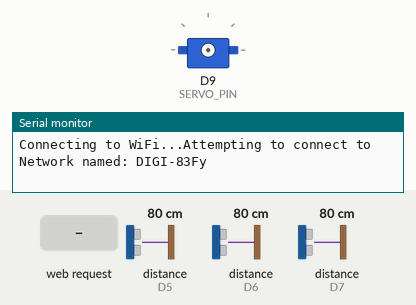
This sketch was run on a simulated Arduino Uno R4 WiFi. Shown: servo, the last lines printed to the serial monitor. Wiring (inferred from the names in the program): 3 × ultrasonic range finder: trigger D2, echo D5 / trigger D3, echo D6 / trigger D4, echo D7. Inputs (shaded band) come from the test bench; at power-on: distance to the obstacle (sensors on D5, D6, D7) 80 cm. The echo pulse lasts 58.3 µs per cm; WiFi joins after 1.5 s; servers stay silent unless stated; network time is answered at once with the bench clock; the local clock reads 2024-03-15 10:24:30 at power-on unless the sketch sets it.

Above: at 0.1 s.
At 11.87 s:
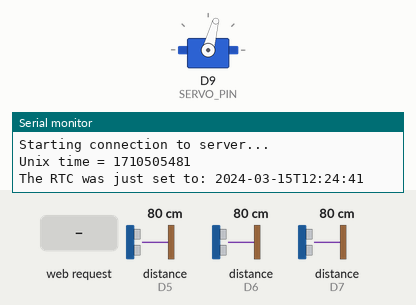
At 12.7 s:
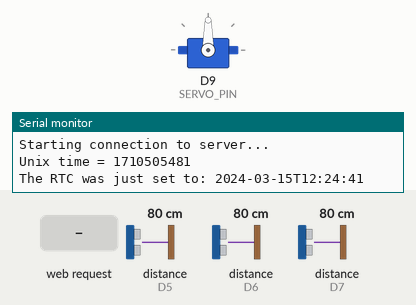
12.8 s: HTTP request GET /barrier received
14.4 s: HTTP request GET /park received
16.4 s: HTTP request GET /PUT received
Timing chart, 0 to 19.4 s (numbered marks = the images above; inputs shaded):
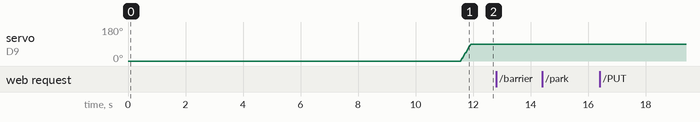

The sketch:

parking_monitor_arduino.ino
```cpp
#include <Servo.h>
#include "WiFiS3.h"
#include <ArduinoJson.h>
#include <NTPClient.h>
#include "RTC.h"


#define TRIG1 2
#define ECHO1 5
#define TRIG2 3
#define ECHO2 6
#define TRIG3 4
#define ECHO3 7

#define SERVO_PIN 9

WiFiServer server(80);
int status = WL_IDLE_STATUS;
WiFiUDP Udp;
NTPClient timeClient(Udp);

// replace these below based on wi-fi available
const char* ssid = "DIGI-83Fy";
const char* pass = "h8bE87J4";

Servo barrier;
int spotStatus[3] = {0, 0, 0};
RTCTime spotStatusTimeStart[3] = {0, 0, 0};
int barrierPosition = 0;
bool automateBarrier = true;
// ---------------------------------------------------------------------------
// ---------------------------SETUP-------------------------------------------


void connectToWiFi() {
  Serial.print("Connecting to WiFi...");
  if (WiFi.status() == WL_NO_MODULE) {
    Serial.println("Communication with WiFi module failed!");
    while (true);
  }

  String fv = WiFi.firmwareVersion();
  if (fv < WIFI_FIRMWARE_LATEST_VERSION) {
    Serial.println("Please upgrade the firmware");
  }

  while (status != WL_CONNECTED) {
    Serial.print("Attempting to connect to Network named: ");
    Serial.println(ssid);

    status = WiFi.begin(ssid, pass);
    delay(10000);
  }
  printWifiStatus();
}

void printWifiStatus() {
  Serial.print("SSID: ");
  Serial.println(WiFi.SSID());

  IPAddress ip = WiFi.localIP();
  Serial.print("IP Address: ");
  Serial.println(ip);

  long rssi = WiFi.RSSI();
  Serial.print("signal strength (RSSI):");
  Serial.print(rssi);
  Serial.println(" dBm");
  Serial.println(ip);
}

void connectToTimeServer() {
  RTC.begin();
  Serial.println("\nStarting connection to server...");
  timeClient.begin();
  timeClient.update();

  auto timeZoneOffsetHours = 2;
  auto unixTime = timeClient.getEpochTime() + (timeZoneOffsetHours * 3600);
  Serial.print("Unix time = ");
  Serial.println(unixTime);
  RTCTime timeToSet = RTCTime(unixTime);
  RTC.setTime(timeToSet);

  RTCTime currentTime;
  RTC.getTime(currentTime);
  Serial.println("The RTC was just set to: " + String(currentTime));

  spotStatusTimeStart[0] = currentTime;
  spotStatusTimeStart[1] = currentTime;
  spotStatusTimeStart[2] = currentTime;

}

void setup() {
  Serial.begin(9600);
  while (!Serial);

  connectToWiFi();

  pinMode(TRIG1, OUTPUT);
  pinMode(ECHO1, INPUT);
  pinMode(TRIG2, OUTPUT);
  pinMode(ECHO2, INPUT);
  pinMode(TRIG3, OUTPUT);
  pinMode(ECHO3, INPUT);

  barrier.attach(SERVO_PIN);
  barrier.write(barrierPosition);

  Serial.println("System Initialized");
  server.begin();
  connectToTimeServer();
}


// ---------------------------------------------------------------------------
// -----------------------PARKING SENSOR--------------------------------------

float measureDistance(int trigPin, int echoPin) {
  digitalWrite(trigPin, LOW);
  delayMicroseconds(2);
  digitalWrite(trigPin, HIGH);
  delayMicroseconds(10);
  digitalWrite(trigPin, LOW);
  float distance = pulseIn(echoPin, HIGH) * 0.034 / 2;
  return distance;
}

void updateSpotStatus(int &singleSpotStatus, RTCTime &singleSpotStatusTimeStart, int singleCurrentSpotStatus,RTCTime currentTime) {
   if(singleCurrentSpotStatus != singleSpotStatus && String(singleSpotStatusTimeStart) != String(currentTime)) {
    singleSpotStatus = singleCurrentSpotStatus;
    singleSpotStatusTimeStart = currentTime;
  };
}


// ---------------------------------------------------------------------------
// -----------------------BARRIER---------------------------------------------

void moveBarrierSmooth(int targetPosition) {
  if (barrierPosition < targetPosition) {
    for (int pos = barrierPosition; pos <= targetPosition; pos += 5) {
      barrier.write(pos);
      delay(20);
    }
  } else {
    for (int pos = barrierPosition; pos >= targetPosition; pos -= 5) {
      barrier.write(pos);
      delay(20);
    }
  }
  barrierPosition = targetPosition;
}

int calculateBarrierTargetPosition() {
  int occupiedSpots = spotStatus[0] + spotStatus[1] + spotStatus[2];
  int freeSpots = 3 - occupiedSpots;
  int targetPosition;
    if (freeSpots > 0) {
      targetPosition = 90;
      // Serial.println("Barrier Opening: Free spots available.");
    } else {
      targetPosition = 0;
      // Serial.println("Barrier Closing: No free spots.");
    }

  return targetPosition;
}

void operateBarrier() {
  int targetPosition = calculateBarrierTargetPosition();
  if (barrierPosition != targetPosition) {
    moveBarrierSmooth(targetPosition);
  }
}

// ---------------------------------------------------------------------------
// ----------------------SERVER-----------------------------------------------

void serveUpTheParkState(String parkingSpotsState, String barrierState) {

  WiFiClient client = server.available();
    if (client) {
    Serial.println("new client");
    String currentLine = "";
    String requestPath = "";
    while (client.connected()) {
      if (client.available()) {
        char c = client.read();
        Serial.write(c);
        if (c == '\n') {

          Serial.println();

          if (currentLine.length() == 0) {

            client.println("HTTP/1.1 200 OK");
            client.println("Content-type:application/json");
            client.println("Access-Control-Allow-Origin:*");

            client.println();

            if (requestPath.startsWith("GET /barrier")) {
              client.print(barrierState);
            } else if (requestPath.startsWith("PUT /close-barrier")) {
              if(barrierPosition == 90) {
                automateBarrier = false;
                moveBarrierSmooth(0);
              }
            } else if (requestPath.startsWith("PUT /open-barrier")) {
              if(barrierPosition == 0) {
                automateBarrier = false;
                moveBarrierSmooth(90);
              }
            } else if (requestPath.startsWith("PUT /auto-barrier")) {
              automateBarrier = true;
            } else if (requestPath.startsWith("GET /park")) {
              client.print(parkingSpotsState);
            } else {
              client.println("{\"error\":\"Not Found\"}");
            }

            client.println();
            break;
          } else {
            if(currentLine.startsWith("GET") || currentLine.startsWith("PUT")) {
              int pathStart = currentLine.indexOf(' ') + 1;
              int pathEnd = currentLine.indexOf(' ', pathStart);
              String httpMethod = currentLine.startsWith("PUT ") ? "PUT " : "GET ";
              requestPath = httpMethod + currentLine.substring(pathStart, pathEnd);
              Serial.println("Requested Path: " + requestPath);
            }
            currentLine = "";
          }


        } else if (c != '\r') {
          currentLine += c;
        }
      }

    }
    client.stop();
    Serial.println("client disconnected");
  }
}

String composeParkingSpotsStateJsonString() {
  return String("{") +
    "\"" + "parkingSpotsState" + "\": " + "[" + "[" + "\"" + String(spotStatus[0]) + "\"" + ", " + "\"" + String(spotStatusTimeStart[0]) + "\"" + "]" + String(",") +
    + "[" + "\"" + String(spotStatus[1]) + "\"" + ", " + "\"" + String(spotStatusTimeStart[1]) + "\"" + "]" + String(",") +
    + "[" + "\"" + String(spotStatus[2]) + "\"" + ", " + "\"" + String(spotStatusTimeStart[2]) + "\"" + "]" + "]" +
    String("}");
}

String composeBarrierStateJsonString() {
    return String("{") +
     "\"" + "barrier" + "\": " + "\"" + (barrierPosition == 90 ? String(0) : String(1)) + "\"" +
      String("}");
}

// ---------------------------------------------------------------------------
// -----------------------LOOP------------------------------------------------

void loop() {
  // spot status update
  RTCTime currentTime;
  RTC.getTime(currentTime);

  int currentSpotStatus1 = (measureDistance(TRIG1, ECHO1) < 10) ? 1 : 0;
  updateSpotStatus(spotStatus[0], spotStatusTimeStart[0], currentSpotStatus1, currentTime);
  int currentSpotStatus2 = (measureDistance(TRIG2, ECHO2) < 10) ? 1 : 0;
  updateSpotStatus(spotStatus[1], spotStatusTimeStart[1], currentSpotStatus2, currentTime);
  int currentSpotStatus3 = (measureDistance(TRIG3, ECHO3) < 10) ? 1 : 0;
  updateSpotStatus(spotStatus[2], spotStatusTimeStart[2], currentSpotStatus3, currentTime);

  //automatic barrier operation
  if(automateBarrier) operateBarrier();

  // server
  String parkingSpotsState = composeParkingSpotsStateJsonString();
  String barrierState = composeBarrierStateJsonString();
  serveUpTheParkState(parkingSpotsState, barrierState);

  // ----------------------------------------------
  delay(1000);
}
```
